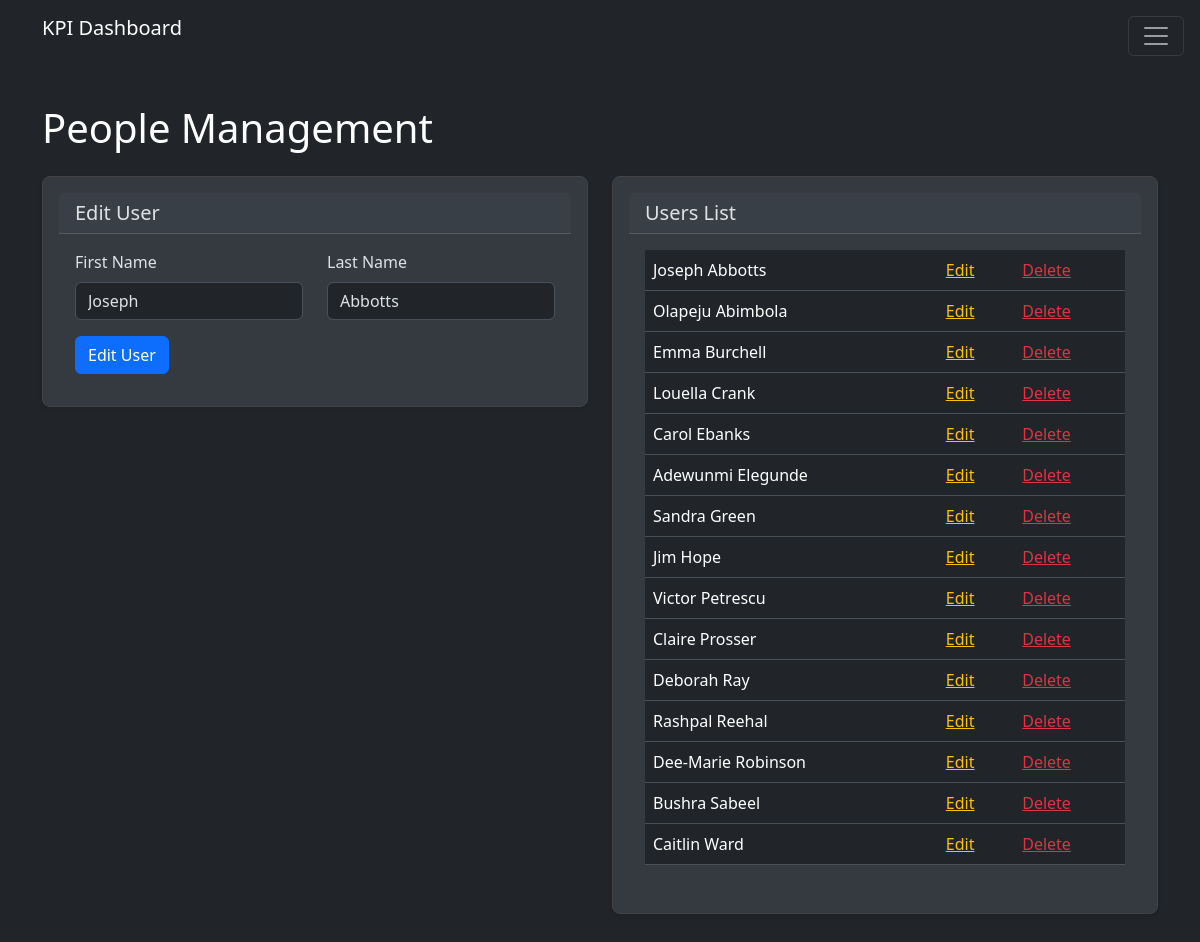
Screenshot of /admin/pages/people.php?edit_id=27 with the database file from the repository.
### tables this page shows
CREATE TABLE `users` (
  `id` int(11) NOT NULL,
  `first_name` varchar(50) NOT NULL,
  `last_name` varchar(50) NOT NULL,
  `email` varchar(100) DEFAULT NULL,
  `created_at` timestamp NULL DEFAULT current_timestamp()
);

### public/admin/pages/people.php (the view, shortened to what this page needs)
<?php
require_once $_SERVER['DOCUMENT_ROOT'] . '/public/admin/includes/header.php';
$db = Database::getInstance();
try {
    $pdo = $db->getConnection();
    $stmt = $pdo->prepare("SELECT * FROM users ORDER BY last_name, first_name");
    $stmt->execute();
    $users = $stmt->fetchAll(PDO::FETCH_ASSOC);
    $firstName = '';
    $lastName = '';
    $action = 'Add User';
    if (isset($_GET['edit_id'])) {
        $editId = intval($_GET['edit_id']);
        $stmt = $pdo->prepare("SELECT * FROM users WHERE id = ?");
        $stmt->execute([$editId]);
        $user = $stmt->fetch(PDO::FETCH_ASSOC);
        if ($user) {
            $firstName = htmlspecialchars($user['first_name']);
            $lastName = htmlspecialchars($user['last_name']);
            $action = 'Edit User';
        }
    }
} catch (PDOException $e) {
    error_log('Database Error: ' . $e->getMessage());
    echo "An error occurred. Please try again later.";
}
?>
<div class="container py-5">
    <h1 class="mb-4">People Management</h1>
    <div class="row">
        <div class="col-md-6">
            <div class="card mb-4">
                <div class="card-header">
                    <h2 class="h5 mb-0"><?php echo $action; ?></h2>
                </div>
                <div class="card-body">
                    <form method="POST" action="/public/admin/pages/functions.php" id="userForm">
                        <div class="row">
                            <div class="col-md-6">
                                <div class="mb-3">
                                    <label class="form-label">First Name</label>
                                    <input type="text" name="first_name" class="form-control" value="<?php echo $firstName; ?>" required>
                                </div>
                            </div>
                            <div class="col-md-6">
                                <div class="mb-3">
                                    <label class="form-label">Last Name</label>
                                    <input type="text" name="last_name" class="form-control" value="<?php echo $lastName; ?>" required>
                                </div>
                            </div>
                        </div>
                        <button type="submit" class="btn btn-primary"><?php echo $action; ?></button>
                    </form>
                </div>
            </div>
        </div>
        <div class="col-md-6">
            <div class="card">
                <div class="card-header">
                    <h2 class="h5 mb-0">Users List</h2>
                </div>
                <div class="card-body">
                    <div class="table-responsive">
                        <div class="mb-3">
                            <table class="table">
                                <tbody>
                                    <?php foreach ($users as $user): ?>
                                    <tr>
                                        <td>
                                            <?php echo htmlspecialchars($user['first_name'] . ' ' . $user['last_name']); ?>
                                        </td>
                                        <td>
                                            <a href="?edit_id=<?php echo $user['id']; ?>" class="text-warning">Edit</a>
                                        </td>
                                        <td>
                                            <a href="?delete_id=<?php echo $user['id']; ?>" class="text-danger" onclick="return confirm('Are you sure you want to delete this user?');">Delete</a>
                                        </td>
                                    </tr>
                                    <?php endforeach; ?>
                                </tbody>
                            </table>
                        </div>
                    </div>
                </div>
            </div>
        </div>
    </div>
</div>
<?php include $_SERVER['DOCUMENT_ROOT'] . '/public/admin/includes/footer.php'; ?>

### public/css/custom.css (style rules this page uses)
body, .navbar-nav .nav-link, .offcanvas-title, .offcanvas-body, .offcanvas-body .nav-link { color: #ffffff !important; }
.card { background-color: #343a40; border: 1px solid #444; border-radius: 0.5rem; box-shadow: 0 2px 4px rgba(0,0,0,0.1); margin-bottom: 1rem; padding: 1rem; }

### rows the page displays
users: first_name "Joseph", last_name "Abbotts", first_name+last_name "Joseph Abbotts"
users: first_name+last_name "Olapeju Abimbola"
users: first_name+last_name "Emma Burchell"
users: first_name+last_name "Louella Crank"
users: first_name+last_name "Carol Ebanks"
users: first_name+last_name "Adewunmi Elegunde"
users: first_name+last_name "Sandra Green"
users: first_name+last_name "Jim Hope"
users: first_name+last_name "Victor Petrescu"
users: first_name+last_name "Claire Prosser"
users: first_name+last_name "Deborah Ray"
users: first_name+last_name "Rashpal Reehal"
users: first_name+last_name "Dee-Marie Robinson"
users: first_name+last_name "Bushra Sabeel"
users: first_name+last_name "Caitlin Ward"

### other values shown
APP_NAME "KPI Dashboard"
$action "Edit User"
